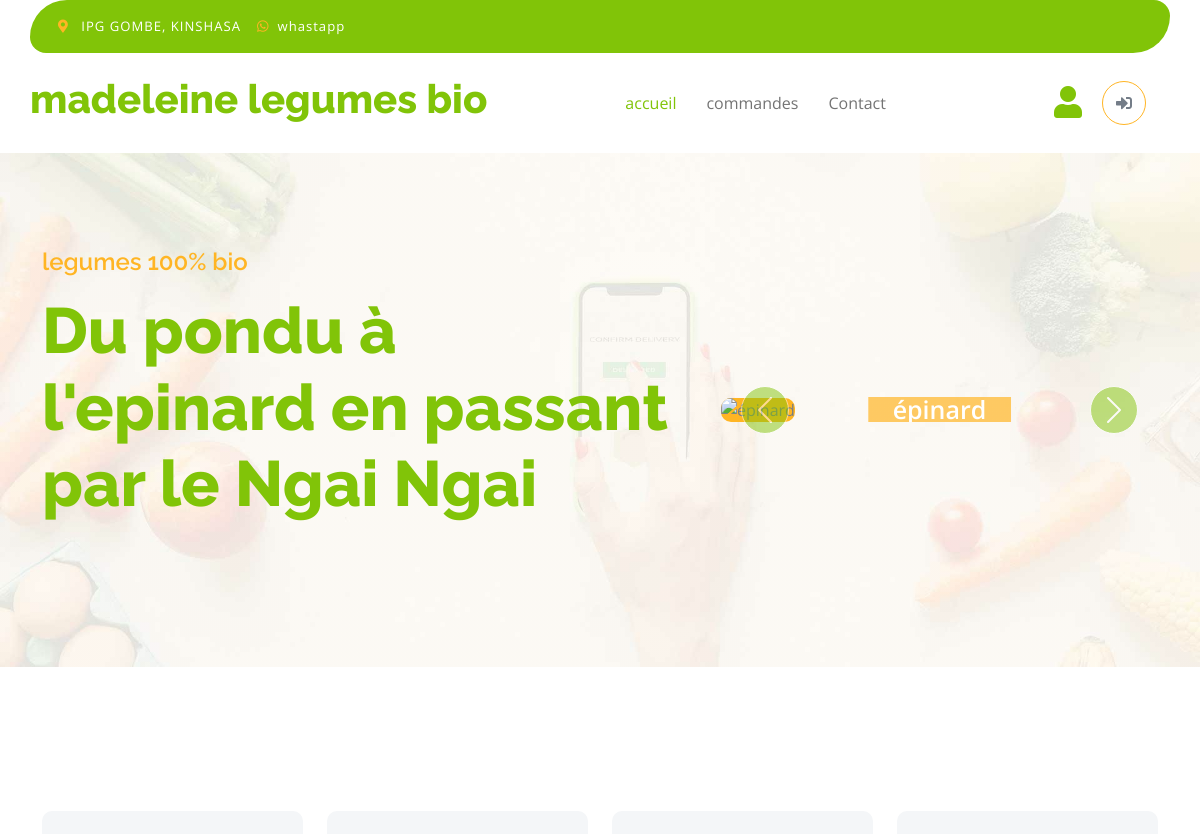
The app's page / (upper part), older data.
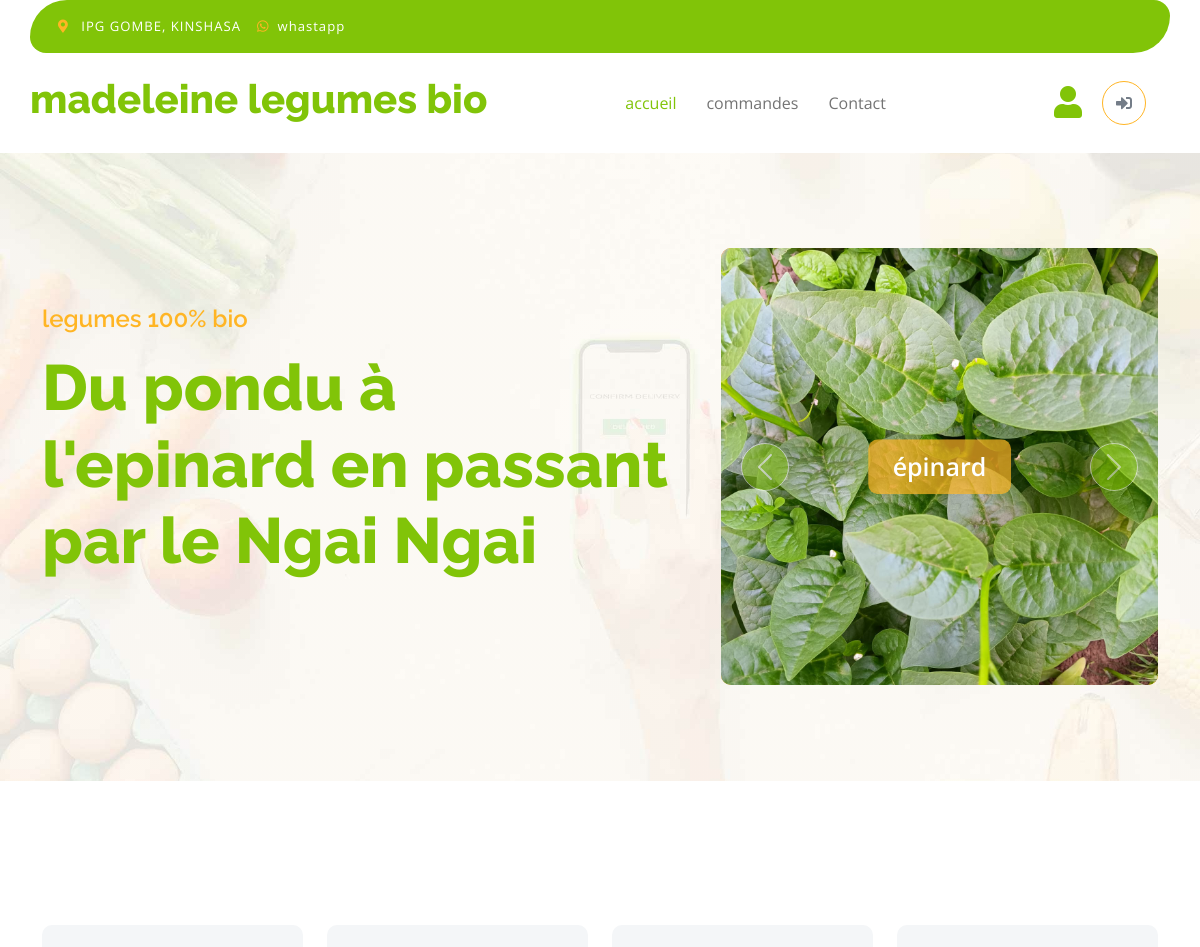
The same page, newer data.
### vegetable_shop/models.py (models this page shows, shortened)
class Vegetable(models.Model):
       name = models.CharField(max_length=100)
       description = models.TextField()
       picture = models.ImageField(upload_to='pictures', blank=True)
       price = models.DecimalField(max_digits=10, decimal_places=2)
       stock = models.IntegerField()
       date_add = models.DateTimeField(auto_now_add=True)

### vegetable_shop/views.py (the view)
# urls.py: path('', views.index, name='index'),
def index(request):
    if request.user.is_staff:
        commands = Command.objects.filter(statut='En cours')
        total_commands = commands.count()
        vegetables = Vegetable.objects.all()  # Récupérer tous les légumes
        return render(request, 'vegetable_shop/index.html', {'total_commands': total_commands, 'vegetables': vegetables})
    if request.user.is_authenticated:
        user_commands_count = Command.objects.filter(user=request.user, statut='En cours').count()
        vegetables = Vegetable.objects.all()  # Récupérer tous les légumes
        return render(request, 'vegetable_shop/index.html', {'user_commands_count': user_commands_count, 'vegetables': vegetables})
    else:
        vegetables = Vegetable.objects.all()  # Récupérer tous les légumes
        return render(request, 'vegetable_shop/index.html', {'vegetables': vegetables})

### vegetable_shop/templates/vegetable_shop/index.html (shortened to what the changed rows need)
{% load static %}
<!DOCTYPE html>
<html lang="en">
    <head>
        <link rel="stylesheet" href="https://use.fontawesome.com/releases/v5.15.4/css/all.css"/>
        <link href="https://cdn.jsdelivr.net/npm/bootstrap-icons@1.4.1/font/bootstrap-icons.css" rel="stylesheet">
        <link href="{% static 'css/bootstrap.min.css' %}" rel="stylesheet">
        <link href="{% static 'css/style.css' %}" rel="stylesheet">
    </head>
    <body>
        <div class="container-fluid fixed-top">
            <div class="container px-0">
                <nav class="navbar navbar-light bg-white navbar-expand-xl">
                    <a href="/" class="navbar-brand"><h1 class="text-primary display-6">madeleine legumes bio</h1></a>
                </nav>
            </div>
        </div>
        <div class="container-fluid py-5 mb-5 hero-header">
            <div class="container py-5">
                <div class="row g-5 align-items-center">
                    <div class="col-md-12 col-lg-7">
                        <h1 class="mb-5 display-3 text-primary">Du pondu à l'epinard en passant par le Ngai Ngai</h1>
                    </div>
                    <div class="col-md-12 col-lg-5">
                        <div id="carouselId" class="carousel slide position-relative" data-bs-ride="carousel">
                            <div class="carousel-inner" role="listbox">
                                {% for vegetable in vegetables %}
                                    <div class="carousel-item {% if forloop.first %}active{% endif %} rounded">
                                        {% if vegetable.picture %}
                                            <img src="{{ vegetable.picture.url }}" class="img-fluid w-100 h-100 bg-secondary rounded" alt="{{ vegetable.name }}">
                                        {% else %}
                                            <img src="{% static 'path/to/default/image.jpg' %}" class="img-fluid w-100 h-100 bg-secondary rounded" alt="Image non disponible">
                                        {% endif %}
                                        <a href="{% url 'vegetable_shop:commands' %}" class="btn px-4 py-2 text-white rounded">{{ vegetable.name }}</a>
                                    </div>
                                {% endfor %}
                            </div>
                        </div>
                    </div>
                </div>
            </div>
        </div>
</body>
</html>

Row changes from the older to the newer data that the page shows:
changed Vegetable "épinard": picture: picture added
